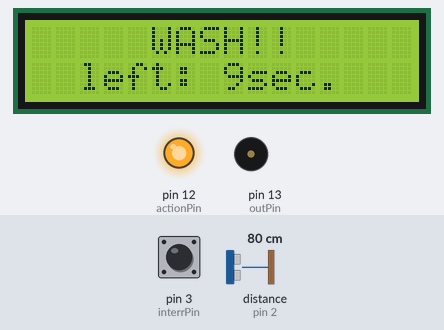
The sketch below on a simulated Arduino Uno, built with avr-gcc and run on an emulated ATmega328P. Parts: 16×2 character LCD, output pins drawn as LEDs (lit = HIGH), buzzer (waves = sounding). Wiring (inferred from the names in the program): ultrasonic range finder: trigger pin 2; echo pin 2. Inputs (shaded band) come from the test bench; at power-on: distance to the obstacle (sensor on pin 2) 80 cm, pin 3 (interrPin) HIGH. The echo pulse lasts 58.3 µs per cm; what the sketch prints to the serial monitor is not drawn.

Above: at 1.7 s.
1.8 s: distance to the obstacle (sensor on pin 2) set to 95 cm
4.8 s: distance to the obstacle (sensor on pin 2) set to 104 cm
At 6.4 s:
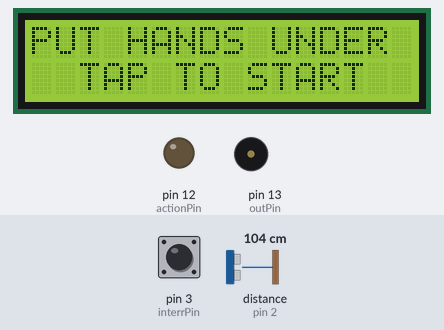
7.4 s: distance to the obstacle (sensor on pin 2) set to 2 cm
At 8.0 s:
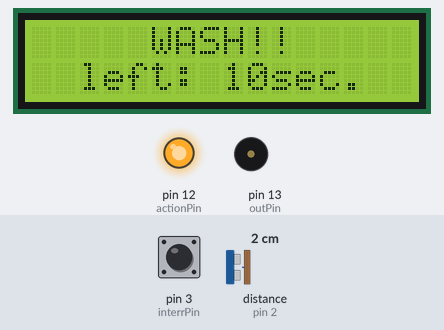
10.4 s: pin 3 (interrPin) pulled LOW for 0.25 s
At 12.0 s:
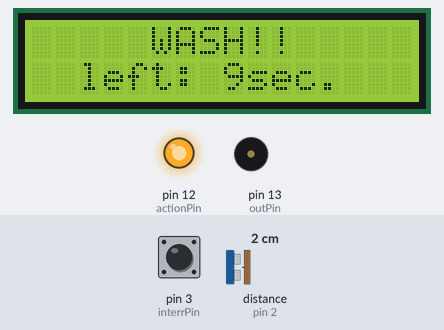
12.1 s: pin 3 (interrPin) pulled LOW for 1 s
At 13.4 s:
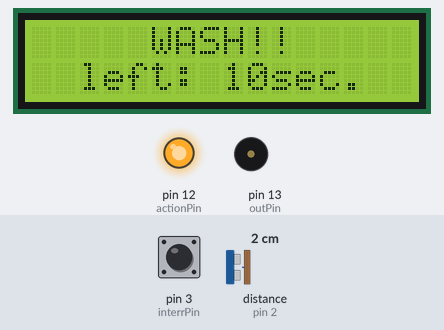
16.1 s: distance to the obstacle (sensor on pin 2) set to 120 cm
At 16.8 s:
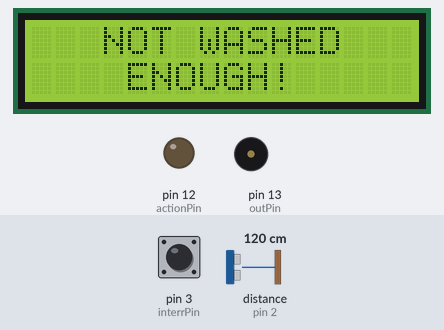
Timing chart, 0 to 19.1 s (numbered marks = the images above; inputs shaded):
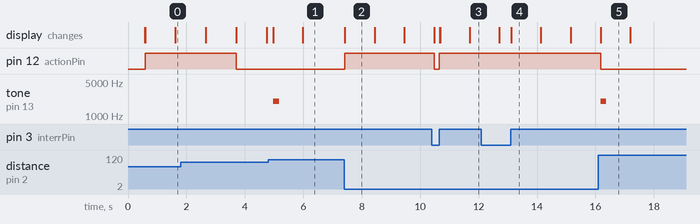

Measured:
- the behaviour switches between 99 and 100 cm on distance to the obstacle (sensor on pin 2) (found by bisection; images 0 and 1)
- after the input at 4.8 s, tone on pin 13 (outPin): silent → 2000 Hz after 0.17 s, → silent 0.20 s later; the display: first changes after 0.17 s (image 1 shows a later state)
- after the input at 7.4 s, pin 12 (actionPin): LOW → HIGH at once; the display: changes at once (image 2)
- after the input at 10.4 s, the display: first differs from a run without the input after 0.28 s (image 3 shows a later state)
- after the input at 12.1 s, pin 12 (actionPin): stays HIGH (without the input it goes to LOW after 1.6 s); the display: first differs from a run without the input after 1.0 s (image 4 shows a later state)
- after the input at 16.1 s, tone on pin 13 (outPin): silent → 2000 Hz after 0.08 s, → silent 0.20 s later; the display: changes after 0.08 s (image 5)
- what the display in image 2 shows lasts 1.0 s, from 7.4 s to 8.4 s

The sketch:

handwash_timer.ino
```cpp
/*A simple circuit with a timer, that should be "installed" on your tap and
 can also control the water flow. It'll notify you with a sound and a message
 on the display if you didn't wash your hands enough.
There is also a button to restart the timer, if necessary*/

#include <LiquidCrystal.h>

const int sigPin = 2; 		//one pin for ECHO & SIGNAL
const int outPin = 13; 		//pin for signal output(this case piezo)
const int wash1Time = 2; 		//min time for performing action (in seconds)
const int rubTime = 5; 		//min time for performing action (in seconds)
const int wash2Time = 3; 		//min time for performing action (in seconds)
const int distance = 100; 	//distance for trigger the timer (in CM)
const int actionPin = 12;
const int interrPin = 3;	//pin to trigger for resetting the timer


bool perfAction, wash1Complete, rubComplete, wash2Complete, dirtyLCD;
unsigned long startingTime;
long distanceCM, remainSec, totalTime;

LiquidCrystal lcd(10, 9, 4, 5, 6, 7);


void setup()
{
  	Serial.begin(9600);
	pinMode(outPin, OUTPUT);
	pinMode(actionPin, OUTPUT);
  	pinMode(interrPin, INPUT_PULLUP);
  	perfAction = false;
  	completeToFalse();

  	totalTime = wash1Time + rubTime + wash2Time;

  	attachInterrupt(digitalPinToInterrupt(interrPin), reset, RISING);

  	lcd.begin(16, 2);
  	printHeaderLCD("    WELCOME!");
  	delay(500);
  	printIdleLCD();
}

void loop()
{
  	distanceCM=calculateDistanceCM();
   	if (distanceCM < distance){
      	if(!perfAction){
           	printHeaderLCD("     WASH!!");
        	perfAction=true;
          	startingTime=millis();
          	digitalWrite(actionPin, HIGH);
        }
      	if(startingTime!=0){
        	remainSec=totalTime-(millis()-startingTime)/1000;
          	if(remainSec < rubTime + wash2Time && ! wash1Complete){
          		wash1Complete = true;
              	printHeaderLCD("      RUB!");
                digitalWrite(actionPin, LOW);
            }
          	if(remainSec < wash2Time && ! rubComplete){
          		rubComplete = true;
              	printHeaderLCD("     WASH!!");
                digitalWrite(actionPin, HIGH);
            }


        	if (remainSec>=0){
              	printLineLCD("  left: " + String(remainSec) + "sec.  ");
            }else if (!wash2Complete){
              	wash2Complete = true;
            	printLinesLCD("   COMPLETED!","  hands clean!  ");
               	digitalWrite(actionPin, LOW);
            }
      }
   }else{
        if((millis()-startingTime) < totalTime*1000 && perfAction){
			alert();
        }else if (((millis()-startingTime) < totalTime*1000 || perfAction)){
            printIdleLCD();
        }
       	completeToFalse();
    	perfAction = false;
    }
  	digitalWrite(outPin,LOW);
  	delay(200);
}

void alert(){
  	printLinesLCD("   NOT WASHED","    ENOUGH!");
  	tone(outPin,2000,200);
  	digitalWrite(actionPin, LOW);
   	startingTime=0;
  	delay(1000);
	printIdleLCD();

}

unsigned long calculateDistanceCM(){
	long duration;

 	pinMode(sigPin, OUTPUT);
  	digitalWrite(sigPin, LOW);
  	delayMicroseconds(2);
  	digitalWrite(sigPin, HIGH);
  	delayMicroseconds(5);
  	digitalWrite(sigPin, LOW);

  	pinMode(sigPin, INPUT);
  	return pulseIn(sigPin, HIGH)/58;
}

void printHeaderLCD(const String& text){
 	dirtyLCD=true;
	lcd.clear();
  	lcd.print(text);
}
void printLineLCD(const String& text){
  	dirtyLCD=true;
	lcd.setCursor(0,1);
  	lcd.print(text);
}
void printLinesLCD(const String& head,const String& line){
	printHeaderLCD(head);
  	printLineLCD(line);
}
void printIdleLCD(){
  	if(dirtyLCD){
		printLinesLCD("PUT HANDS UNDER","  TAP TO START");
      	dirtyLCD = false;
  	}
}
void completeToFalse(){
  	Serial.println("toFalse");
	wash1Complete = false;
	rubComplete = false;
    wash2Complete = false;
}
void reset(){
  if(perfAction){
    	completeToFalse();
  		printHeaderLCD("     WASH!!");
	 	startingTime=millis();
    	digitalWrite(actionPin, HIGH);
  }
}
```
